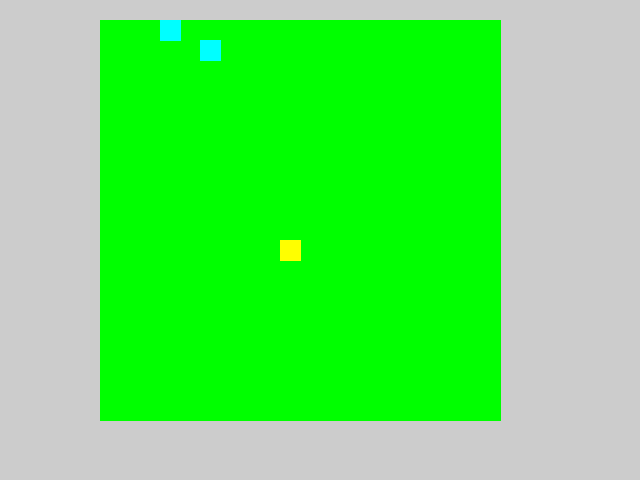
Frame 1 (no input)
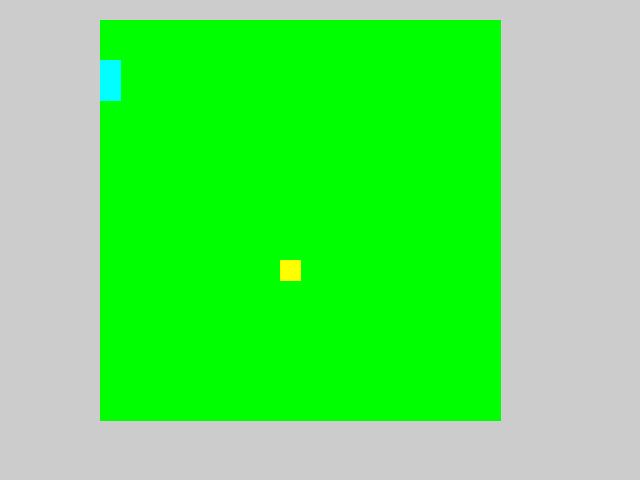
Frame 60 (the mouse pressed at the canvas centre just before this capture)
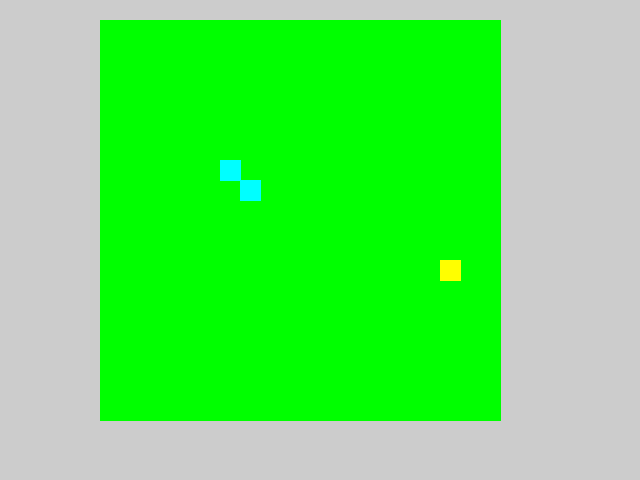
Frame 120 (the mouse held since frame 60 and released just before this capture)

The Processing sketch that drew these frames (run headless with seeded random() and noise(); from frame 60 on, the mouse is pressed at the canvas centre):

// Processing sketch: Q_learning_test1
// ── Q_learning_test1.pde
Board board;
boolean skip = false;
int n_loop;

void setup() {
  size(640, 480);

  // 環境を作成し初期化
  board = new Board(20, 20);
  board.reset();
  n_loop = 0;

  frameRate(60);
}

void draw() {
  int i = 0;

  do {
    // 1段階すすめる
    board.step();
    n_loop++;
    i++;
  } while ( skip && i < 1e3 );

  //skip = false;
  board.draw(100, 20, 20);
}

void keyPressed() {
  skip = !skip;
}
// ── Agent.pde
class Agent {
  private int x, y, W, H;
  private Board board;
  int[] dx = {-1, 0, 0, 1};
  int[] dy = {0, -1, 1, 0};

  public Agent(Board board) {
    x = y = 0;
    this.board = board;
    this.W = board.getW();
    this.H = board.getH();
  }

  public void setPos(int x, int y) {
    this.x = x;
    this.y = y;
  }

  public void randomPos() {
    int tempX, tempY;
    do {
      tempX = int(random(W));
      tempY = int(random(H));
    } while ( tryMove(tempX, tempY) == false );

    // 囲まれた状態スタートだとrandomMoveで無限ループに入るため
    if ( isSurrounded() )
      randomPos();
  }

  public void randomMove() {
    int tempX, tempY;
    do {
      int index = int(random(4));
      tempX = constrain(x + dx[index], 0, W-1);
      tempY = constrain(y + dy[index], 0, H-1);
    } while ( tryMove(tempX, tempY) == false );
  }

  public boolean tryMove(int action) {
    action = constrain(action, 0, 3);
    return tryMove(x+dx[action], y+dy[action]);
  }

  public boolean tryMove(int nextX, int nextY) {
    if ( nextX < 0 || W <= nextX || nextY < 0 || H <= nextY )
      return false;

    if ( board.isEmpty(nextX, nextY) ) {
      x = nextX;
      y = nextY;
      return true;
    } else {
      return false;
    }
  }

  public boolean isSurrounded() {
    int count = 0;
    for (int i = 0; i < 4; i++ )
      if ( board.isEmpty( x + dx[i], y+dy[i] ) == false )
        count++;
    return count >= 2;
  }

  public int getX() {
    return x;
  }

  public int getY() {
    return y;
  }

  public void draw(int boxSize) {
    rect(x*boxSize, y*boxSize, boxSize, boxSize);
  }
}
// ── Board.pde
class Board {
  private int W;  // 幅
  private int H;  // 高さ

  private Agent[] agents;                // Agentの配列
  private static final int N_AGENT = 3;  // Agentの数

  private Q_learning q1;  // agents[1]のQ値
  private Q_learning q2;  // agents[2]のQ値

  public Board(int W, int H) {
    this.W = W;
    this.H = H;

    // Agentの初期化
    agents = new Agent[N_AGENT];
    for (int i = 0; i < N_AGENT; i++ )
      agents[i] = new Agent(this);

    // Q値の初期化
    // 状態数は (1 + 25) * (1 + 25)
    // 行動は上下左右の4つ
    q1 = new Q_learning(26*26, 4);
    q2 = new Q_learning(26*26, 4);
    reset();
  }

  // 場をリセットする
  public void reset() {
    // 位置をランダムに配置
    for (int i = 0; i < N_AGENT; i++ )
      agents[i].randomPos();
    // Q値
    q1.reset();
    q2.reset();
  }

  // 1ステップ進める
  public void step() {
    // 状態と行動を取得
    int state1, action1;
    state1 = getState(agents[1], agents[2]);
    state1 = 26 * state1 + getState(agents[1], agents[0]);
    action1 = q1.getAction(state1, state1 == 675 ? 1.0 : 0.05);

    // 状態と行動を取得
    int state2, action2;
    state2 = getState(agents[2], agents[1]);
    state2 = 26 * state2 + getState(agents[2], agents[0]);
    action2 = q2.getAction(state2, state2 == 675 ? 1.0 : 0.05);

    // 行動
    agents[0].randomMove();
    agents[1].tryMove(action1);
    agents[2].tryMove(action2);

    // 囲まれているかどうかを確認
    boolean flag = agents[0].isSurrounded();

    if ( flag ) {
      // 終了してたら報酬を与えてリセット
      q1.step( state1, action1, 10);
      q2.step( state2, action2, 10);
      reset();
      println("catched " + n_loop);
    } else {
      // 終了してなければ負の報酬を与えて行動
      q1.step( state1, action1, -1);
      q2.step( state2, action2, -1);
    }
  }

  private int getState(Agent left, Agent right) {
    int dx = left.getX() - right.getX()+2;
    int dy = left.getY() - right.getY()+2;
    if ( dx < 0 || 5 <= dx )return 25;
    if ( dy < 0 || 5 <= dy )return 25;
    return dx*5+dy;
  }

  public int getW() {
    return W;
  }

  public int getH() {
    return H;
  }

  // 指定した座標に何もないか確認する関数
  public boolean isEmpty(int x, int y) {
    for (int i = 0; i < N_AGENT; i++ )
      if ( x == agents[i].getX() && y == agents[i].getY() )
        return false;
    return true;
  }

  public void draw(int x, int y, int boxSize) {
    pushMatrix();
    translate(x, y);
    
    // 場を描く
    fill(0, 255, 0);
    stroke(0, 255, 0);
    for (int i = 0; i < W; i++ ) 
      for (int j = 0; j < H; j++ ) 
        rect(  i * boxSize, j*boxSize, boxSize, boxSize);

    // エージェントを描く
    fill(0, 255, 255);
    stroke(0, 255, 255);
    agents[1].draw(boxSize);
    agents[2].draw(boxSize);
    fill(255, 255, 0);
    stroke(255, 255, 0);
    agents[0].draw(boxSize);
    
    popMatrix();
  }
}
// ── Q_learning.pde
class Q_learning {
  private int nState;         // 状態数
  private int nAction;        // 行動の数
  private float[][] Q;        // Q値を格納する配列 
  private float alpha = 0.3;  // 学習率
  private float gamma = 0.7;  // 割引率
  private int oldState;       // ひとつ前の状態
  private int oldAction;      // ひとつ前の行動

  public Q_learning(int nState, int nAction) {
    // 各変数を代入し初期化
    this.nState = nState;
    this.nAction = nAction;
    this.Q = new float[nState][nAction];
    reset();
  }

  public void reset() {
    // はじめは-1を代入しておく
    this.oldState = -1;
    this.oldAction = -1;
  }

  // εグリーディ手法
  // 確率εでQ値とは無関係に行動を決定する
  public int getAction(int state, float eps) {
    int bestAction = 0;

    if ( eps >= random(1.0) ) {
      // 乱数選択
      bestAction = int(random(nAction));
    } else {
      // 最大のQ値を持つ行動を行う
      for (int i = 0; i < nAction; i++ )
        if ( Q[state][i] > Q[state][bestAction])
          bestAction = i;
    }

    return bestAction;
  }

  // 1段階処理を進める
  public void step(int state, int action, float reward) {
    
    if ( oldState != -1 ) {
      // ひとつ前の状態が存在するときQ値を更新
      update(oldState, oldAction, state, reward);
    }
    
    oldState = state;
    oldAction = action;
  }

  // Q値を更新
  private void update(int oldState, int oldAction, int nextState, float reward) {
    int nextAction = getAction(nextState, 0.0);

    Q[oldState][oldAction] = Q[oldState][oldAction] + 
      alpha * ( reward + gamma * Q[nextState][nextAction] - Q[oldState][oldAction]);
  }
}
